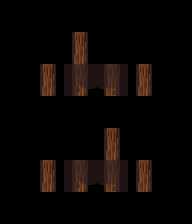

This is a level from a 2D game, rendered from its Tiled map with the project's own tilesets. A one-line summary and the map file follow, with tile-layer data summarised:
An orthogonal 6x7 tile map with 32x32 px tiles, 4 tile layers (regions_input, input_set_trees, regions_output, output_mass), 2 tilesets.

<map version="1.0" orientation="orthogonal" width="6" height="7" tilewidth="32" tileheight="32">
 <tileset firstgid="1" name="trunk" tilewidth="32" tileheight="32">
  <image source="../../img/trunk.png" width="192" height="192" />
 </tileset>
 <tileset firstgid="37" name="treetop" tilewidth="32" tileheight="32">
  <image source="../../img/treetop.png" width="288" height="288" />
 </tileset>
 <layer name="regions_input" width="6" height="7">
  <data>[42 cells, 6 non-empty, 1 distinct tile ids]</data>
 </layer>
 <layer name="input_set_trees" width="6" height="7">
  <data>[42 cells, 6 non-empty, 1 distinct tile ids]</data>
 </layer>
 <layer name="regions_output" width="6" height="7">
  <data>[42 cells, 4 non-empty, 1 distinct tile ids]</data>
 </layer>
 <layer name="output_mass" width="6" height="7">
  <data>[42 cells, 4 non-empty, 2 distinct tile ids]</data>
 </layer>
</map>
